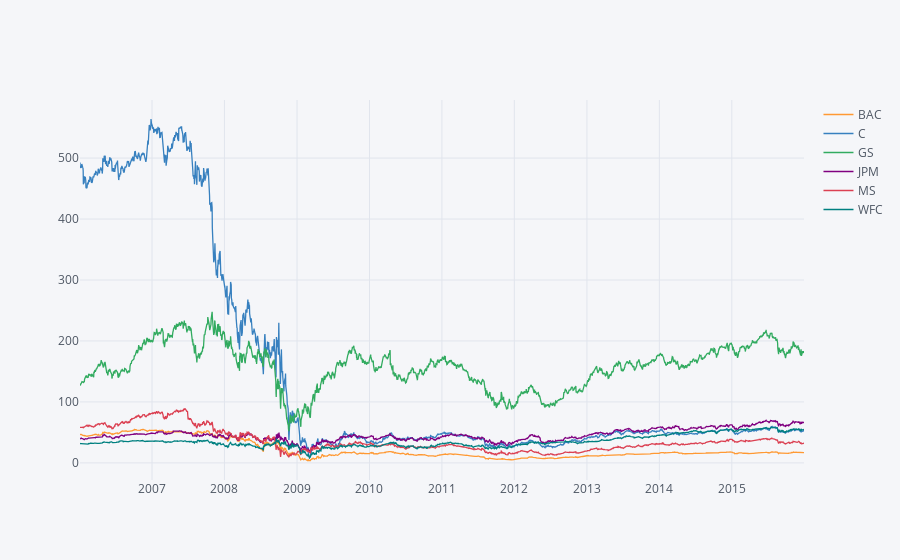

Write notebook code for a chart like this one.
### Code cell
bank_stocks.xs(key="Close", axis=1, level="Stock Info").iplot()

### Figure 1 — Plotly figure (JSON) as saved in the notebook; plotly's stock layout.template omitted (floating-point values rounded to 4 significant figures; data arrays with more than 128 entries replaced by an {"elided": "..."} marker saying what was removed)
{"data": [{"line": {"color": "rgba(255, 153, 51, 1.0)", "dash": "solid", "shape": "linear", "width": 1.3}, "mode": "lines", "name": "BAC", "text": "", "type": "scatter", "uid": "13cf1954-8c4e-4af2-9d0a-957323f7ab92", "x": {"elided": "2517 str values"}, "y": {"elided": "2517 float values"}}, {"line": {"color": "rgba(55, 128, 191, 1.0)", "dash": "solid", "shape": "linear", "width": 1.3}, "mode": "lines", "name": "C", "text": "", "type": "scatter", "uid": "b24aea69-0021-4d30-aeb3-81c394ae927c", "x": {"elided": "2517 str values"}, "y": {"elided": "2517 float values"}}, {"line": {"color": "rgba(50, 171, 96, 1.0)", "dash": "solid", "shape": "linear", "width": 1.3}, "mode": "lines", "name": "GS", "text": "", "type": "scatter", "uid": "22e032af-8077-41a6-9ca6-35b91d449429", "x": {"elided": "2517 str values"}, "y": {"elided": "2517 float values"}}, {"line": {"color": "rgba(128, 0, 128, 1.0)", "dash": "solid", "shape": "linear", "width": 1.3}, "mode": "lines", "name": "JPM", "text": "", "type": "scatter", "uid": "bb028fdf-897b-4ca4-ad3d-1e636edbdb5c", "x": {"elided": "2517 str values"}, "y": {"elided": "2517 float values"}}, {"line": {"color": "rgba(219, 64, 82, 1.0)", "dash": "solid", "shape": "linear", "width": 1.3}, "mode": "lines", "name": "MS", "text": "", "type": "scatter", "uid": "43b2adab-eb05-46b3-b341-ab7906d2c516", "x": {"elided": "2517 str values"}, "y": {"elided": "2517 float values"}}, {"line": {"color": "rgba(0, 128, 128, 1.0)", "dash": "solid", "shape": "linear", "width": 1.3}, "mode": "lines", "name": "WFC", "text": "", "type": "scatter", "uid": "40b59fc9-0765-45b3-aa4a-233baf3ace94", "x": {"elided": "2517 str values"}, "y": {"elided": "2517 float values"}}], "layout": {"legend": {"bgcolor": "#F5F6F9", "font": {"color": "#4D5663"}}, "paper_bgcolor": "#F5F6F9", "plot_bgcolor": "#F5F6F9", "title": {"font": {"color": "#4D5663"}}, "xaxis": {"gridcolor": "#E1E5ED", "showgrid": true, "tickfont": {"color": "#4D5663"}, "title": {"font": {"color": "#4D5663"}, "text": ""}, "zerolinecolor": "#E1E5ED"}, "yaxis": {"gridcolor": "#E1E5ED", "showgrid": true, "tickfont": {"color": "#4D5663"}, "title": {"font": {"color": "#4D5663"}, "text": ""}, "zerolinecolor": "#E1E5ED"}}}
